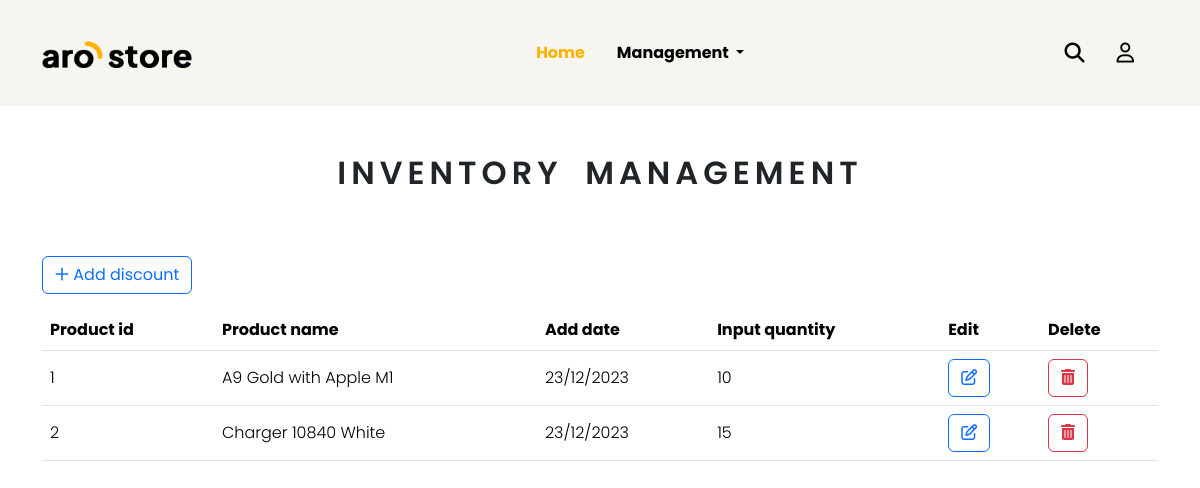
Screenshot of /admin/inventory/manage_inventory.php with the database file from the repository.
### tables this page shows
CREATE TABLE IF NOT EXISTS `inventory` (
  `product_id` int NOT NULL,
  `date_add` date NOT NULL,
  `current_quantity` int NOT NULL,
  `input_quantity` int NOT NULL,
  PRIMARY KEY (`product_id`,`date_add`)
);

CREATE TABLE IF NOT EXISTS `products` (
  `id` int NOT NULL AUTO_INCREMENT,
  `name` varchar(255) NOT NULL,
  `price` double NOT NULL,
  `discount_id` int NOT NULL,
  `description` text NOT NULL,
  `image` varchar(255) NOT NULL,
  PRIMARY KEY (`id`)
);

### app/models/Template.php (called while the page is built, shortened)
<?php
    class Template{
        public function render($view, $data=[]){
            extract($data);
            include BASE_URL . 'app/view/'. $view .'.php';
            return ob_get_clean();
        }
    }

### admin/inventory/manage_inventory.php (called while the page is built, shortened)
<?php
require_once "../../config/database.php";
$template = new Template();
$inventoryModel = new Inventory();
$inventory  = $inventoryModel->getAllInventoryWithProductInfo();
$data = ["title"=>"Inventory Management",
        "slot" => $template->render("blocks/manage/inventory_management", ["inventory"=>$inventory])];

### app/models/Inventory.php (called while the page is built, shortened)
<?php
class Inventory extends Database{
    public function getAllInventoryWithProductInfo(){
        $sql = parent::$connection->prepare("SELECT  products.name, inventory.*
        FROM `inventory`
        INNER JOIN products ON products.id = inventory.product_id;");
        return parent::select($sql);
    }
}

### app/models/Database.php (called while the page is built, shortened)
<?php
    class Database{
        public function select($sql){
            $sql->execute();
            $item = $sql->get_result()->fetch_all(MYSQLI_ASSOC);
            return $item;
        }
    }

### app/view/blocks/manage/inventory_management.php (the view, shortened to what this page needs)
<div class="container">
    <h2 class="my-5 title-center">Inventory management</h2>
    <a href="create.php" class="btn btn-outline-primary my-3"><i class="fa-regular fa-plus"></i>  Add discount</a>
    <table class="table table-hover ">
        <thead>
            <th>Product id</th>
            <th>Product name</th>
            <th>Add date</th>
            <th>Input quantity</th>
            <th>Edit</th>
            <th>Delete</th>
        </thead>
        <tbody>
            <?php
            foreach($inventory as $item):
                $addDate = date('d/m/Y', strtotime($item['date_add']));
            ?>
            <tr>
                <td><?php echo $item["product_id"] ?></td>
                <td><?php echo $item["name"]; ?></td>
                <td><?php echo $addDate ?></td>
                <td><?php echo $item["input_quantity"] ?></td>
                <td>
                    <form action="edit.php" method="post">
                        <button type="submit" class="btn btn-outline-primary" name="date_add" value="<?php echo $item["date_add"] ?>" ><i class="fa-regular fa-pen-to-square"></i></button>
                    </form>
                </td>
                <td>
                <form action="destroy.php" method="post" onsubmit="return confirm('Ban co muon xoa?')" >
                <button type="submit" class="btn btn-outline-danger" name="date_add" value="<?php echo $item["date_add"] ?>" ><i class="fa-solid fa-trash-can"></i></button>
                    </form>
                </td>
            </tr>
            <?php endforeach ?>
        </tbody>
    </table>
</div>

### public/css/style.css (style rules this page uses)
* { box-sizing: border-box; margin: 0; }
a { text-decoration: none; }
:root { --font-family-base: 'Plus Jakarta Sans', sans-serif; --theme-color: #ffb300; --color-black: #000; --color-white: #fff; --theme-header: #f7f5ef; --color-tag-sale: #2a27e9; --circle-with: 40px; --circle-height: 40px; }
body { font-family: var(--font-family-base); font-weight: 700; }

### public/css/admin.css (style rules this page uses)
* { margin: 0; box-sizing: border-box; }
table thead tr th { font-weight: 700; vertical-align: middle; }
table tbody tr td { font-weight: 300; vertical-align: middle; }
.title-center { text-align: center; font-weight: 600; letter-spacing: 5px; word-spacing: 10px; text-transform: uppercase; }

### public/css/login.css (style rules this page uses)
* { margin: 0; padding: 0; box-sizing: border-box; }
:root { --theme-color: #ffb300; --color-black: #000; --color-white: #fff; --theme-header: #f7f5ef; --color-tag-sale: #2a27e9; --circle-with: 40px; --circle-height: 40px; }

### public/css/range.css (style rules this page uses)
* { margin: 0; padding: 0; box-sizing: border-box; font-family: 'Poppins', sans-serif; }

### rows the page displays
inventory: product "1", product.name "A9 Gold with Apple M1", date_add "23/12/2023", input_quantity "10"
inventory: product "2", product.name "Charger 10840 White", date_add "23/12/2023", input_quantity "15"
